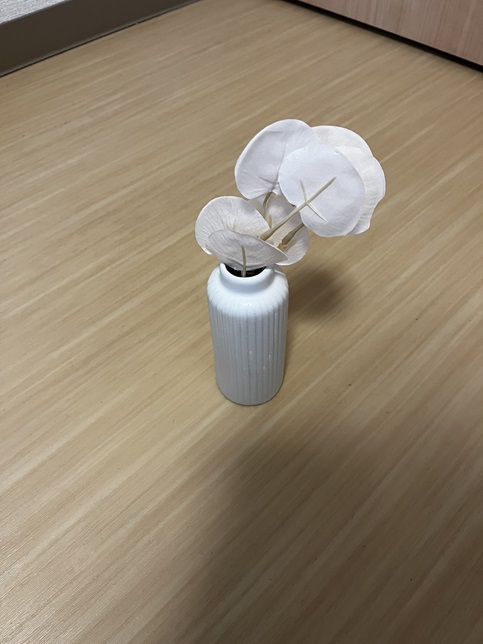
//> input picture img/vase1.jpg, 483 x 644 px
$ ./main   (built with g++ and OpenCV 4)
//> lines starting //> are read from the running program, lines starting //| are printed output that depends on the picture; after the words box and inside, x2 and y2 are one past the last pixel; in counts of white or black regions, pixels touching at a corner belong together
#include <iostream>

#include <opencv2/opencv.hpp>
#include <opencv2/highgui/highgui.hpp>
#include <opencv2/imgproc/imgproc.hpp>
#include <opencv2/features2d.hpp>
#include <string>

using namespace std;
using namespace cv;

int main(int argc, char **argv)
{
    int argNum = 30;
    if(argc > 1) argNum = atoi(argv[1]);


    // Read file
    Mat im1 = imread("..\\..\\img\\vase1.jpg");
//> im1 is the input picture: 644 rows x 483 cols, CV_8UC3; mean B, G, R 109.1, 130, 144.3
    Mat im2 = imread("..\\..\\img\\vase2.jpg");
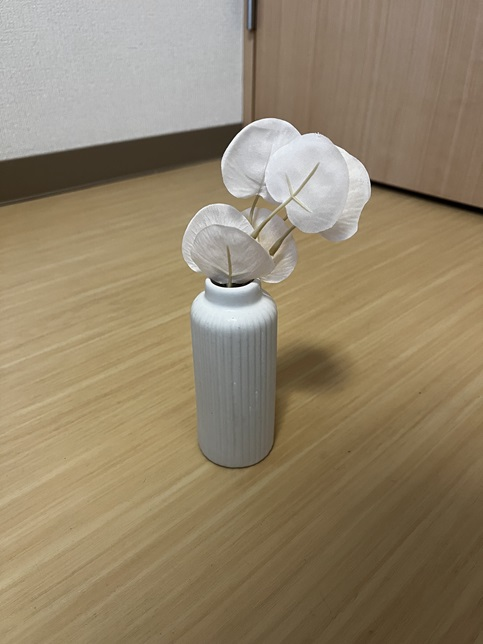
//> input picture img/vase2.jpg, 483 x 644 px
//> im2 is the input picture: 644 rows x 483 cols, CV_8UC3; mean B, G, R 107, 132.2, 147

    if (im1.empty())
    {
        cout << "First Image loading has failed" << endl;
        system("pause");
        return -1;
    }

    if (im2.empty())
    {
        cout << "Second Image loading has failed" << endl;
        system("pause");
        return -1;
    }

    Mat imConcat;
    hconcat(im1, im2, imConcat);
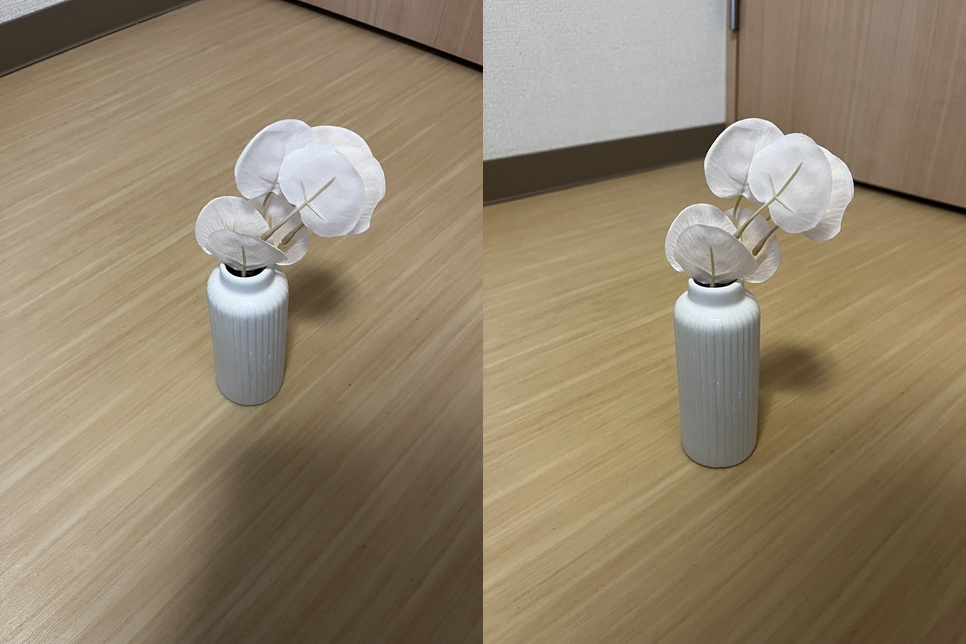
//> imConcat: 644 rows x 966 cols, CV_8UC3; mean B, G, R 108.1, 131.1, 145.6

    // Display file
    cv::namedWindow("Image Display", WINDOW_AUTOSIZE);
    cv::imshow("Image Display", imConcat);

    waitKey(0); // wait for a key in the window


    // Creation of feature vector and matrix

    vector<KeyPoint> keypoints1;
    vector<KeyPoint> keypoints2;
    Mat descriptors1;
    Mat descriptors2;
    Mat imFeatPt1;
    Mat imFeatPt2;
    Mat imFeatConcat;

    // Creation of the matcher
    BFMatcher matcher(NORM_HAMMING);
    std::vector<DMatch> matches;
    Mat img_matches;


// // // SIFT // // //
    Ptr<SIFT> sift = SIFT::create(argNum);
    sift->detectAndCompute(im1, noArray(), keypoints1, descriptors1);
//> keypoints1 = 30 keypoints; strongest (x, y, size): (237, 273, 4.9), (265, 267, 1.8), (276, 292, 16), (248, 269, 2)
    sift->detectAndCompute(im2, noArray(), keypoints2, descriptors2);
//> keypoints2 = 30 keypoints; strongest (x, y, size): (224, 285, 3), (234, 285, 3.8), (248, 282, 2.1), (373, 183, 5.1)

    drawKeypoints(im1, keypoints1, imFeatPt1);
    drawKeypoints(im2, keypoints2, imFeatPt2);

    hconcat(imFeatPt1, imFeatPt2, imFeatConcat);
    cv::imshow("Image with keypoints - SIFT", imFeatConcat);
    waitKey(0);
    // Comments : more suitable to take perspective into consideration :
    // but here we care more about local points

    // We can't apply the matcher function on the SIFT case


// // // AKAZE // // //
    Ptr<AKAZE> akaze = AKAZE::create();
    akaze->setMaxPoints(argNum);
    akaze->detectAndCompute(im1, noArray(), keypoints1, descriptors1);
//> keypoints1 = 30 keypoints; strongest (x, y, size): (234, 272, 8.1), (255, 271, 8.1), (237, 273, 5.7), (233, 270, 13.6)
    akaze->detectAndCompute(im2, noArray(), keypoints2, descriptors2);
//> keypoints2 = 30 keypoints; strongest (x, y, size): (375, 184, 8.1), (377, 185, 11.4), (374, 184, 5.7), (215, 281, 5.7)

    drawKeypoints(im1, keypoints1, imFeatPt1);
//> imFeatPt1: 644 rows x 483 cols, CV_8UC3; mean B, G, R 109.1, 130, 144.3
    drawKeypoints(im2, keypoints2, imFeatPt2);
//> imFeatPt2: 644 rows x 483 cols, CV_8UC3; mean B, G, R 107, 132.2, 146.9

    hconcat(imFeatPt1, imFeatPt2, imFeatConcat);
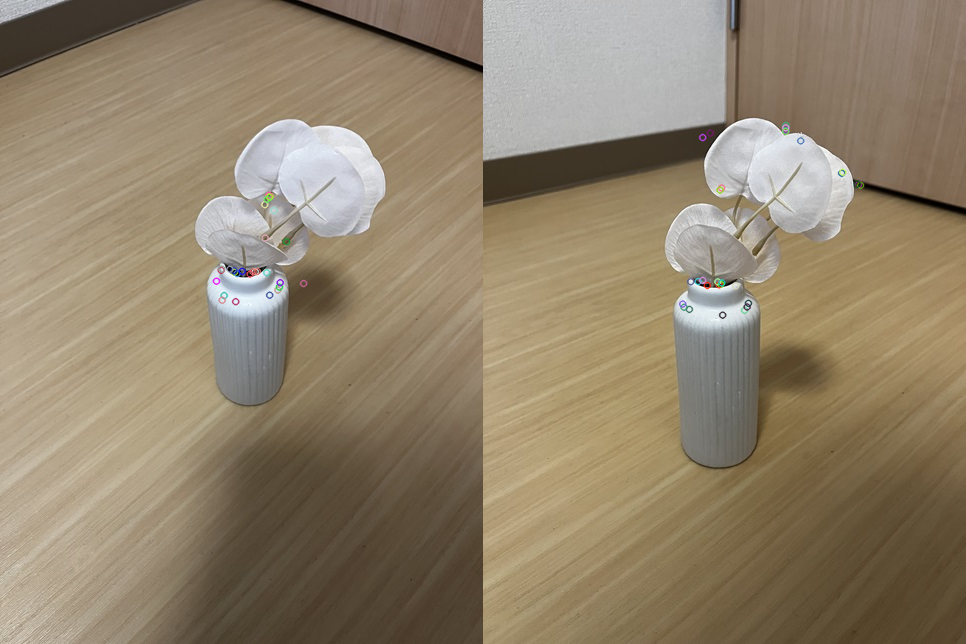
//> imFeatConcat: 644 rows x 966 cols, CV_8UC3; mean B, G, R 108, 131.1, 145.6
    cv::imshow("Image with keypoints - AKAZE", imFeatConcat);
    waitKey(0);

    // Match of AKAZE
    matcher.match(descriptors1, descriptors2, matches);
//> matches = 30 matches

    std::sort(matches.begin(), matches.end());

    cv::drawMatches(im1, keypoints1, im2, keypoints2, matches, img_matches);

    cv::imshow("Image with keypoints - AKAZE", img_matches);
    waitKey(0);

    // Comments : more suitable for change of scaling, but not really the case here


// // // ORB // // //
    Ptr<ORB> orb = ORB::create(argNum);
    orb->detectAndCompute(im1, noArray(), keypoints1, descriptors1);
//> keypoints1 = 30 keypoints; strongest (x, y, size): (239, 275, 37.2), (234, 274, 77.1), (228, 267, 64.3), (230, 269, 92.6)
    orb->detectAndCompute(im2, noArray(), keypoints2, descriptors2);
//> keypoints2 = 30 keypoints; strongest (x, y, size): (212, 282, 31), (373, 182, 64.3), (373, 181, 53.6), (372, 181, 44.6)

    drawKeypoints(im1, keypoints1, imFeatPt1);
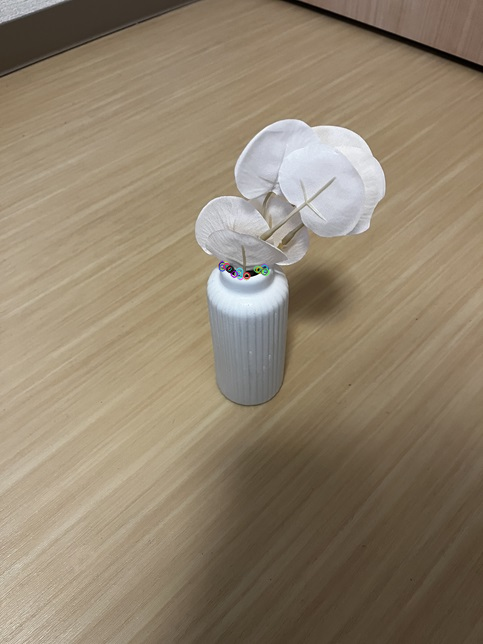
//> imFeatPt1: 644 rows x 483 cols, CV_8UC3; mean B, G, R 109.1, 130.1, 144.3
    drawKeypoints(im2, keypoints2, imFeatPt2);
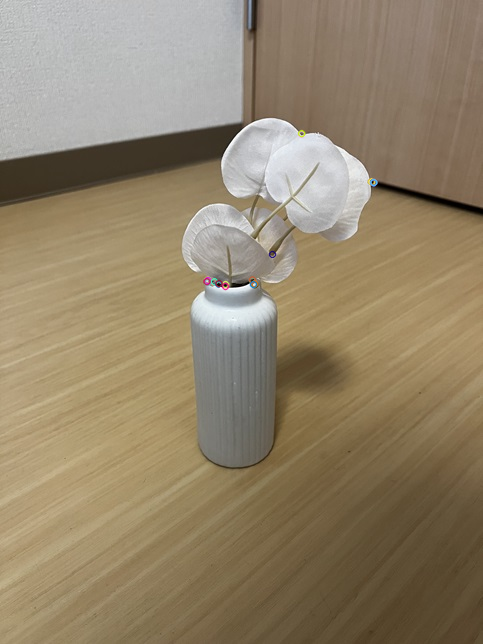
//> imFeatPt2: 644 rows x 483 cols, CV_8UC3; mean B, G, R 107, 132.2, 147

    hconcat(imFeatPt1, imFeatPt2, imFeatConcat);
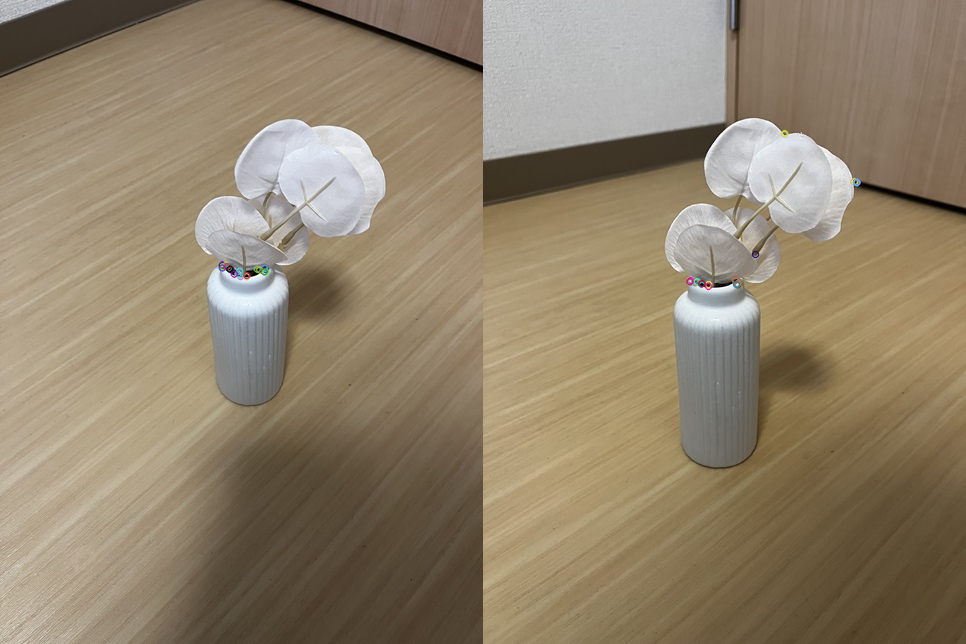
//> imFeatConcat: 644 rows x 966 cols, CV_8UC3; 0.44% of pixels changed, all inside (x1, y1, x2, y2) = (212, 121, 865, 320)
    cv::imshow("Image with keypoints - ORB", imFeatConcat);
    waitKey(0);

    // Match of ORB
    matcher.match(descriptors1, descriptors2, matches);

    std::sort(matches.begin(), matches.end());

    cv::drawMatches(im1, keypoints1, im2, keypoints2, matches, img_matches);
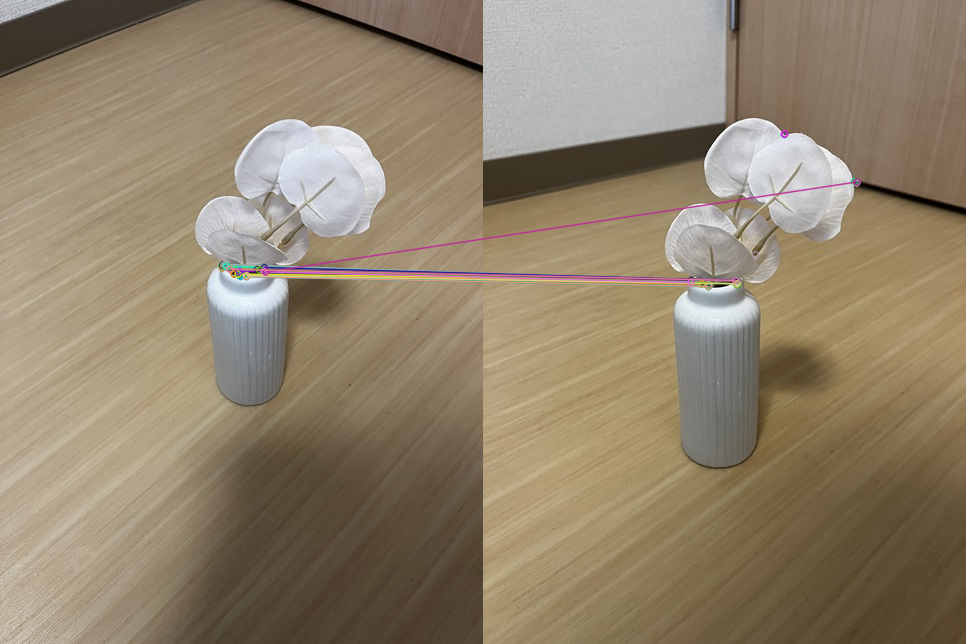
//> img_matches: 644 rows x 966 cols, CV_8UC3; mean B, G, R 108.3, 131, 145.8

    cv::imshow("Image with keypoints - ORB", img_matches);
    waitKey(0);

    // Comments : most suitable --> focuses more on the vase, and higher speed


    // Destroy
    im1.release();
    im2.release();
    imConcat.release();

    descriptors1.release();
    descriptors2.release();
    imFeatPt1.release();
    imFeatPt2.release();
    imFeatConcat.release();

    img_matches.release();

    return 0;
}
